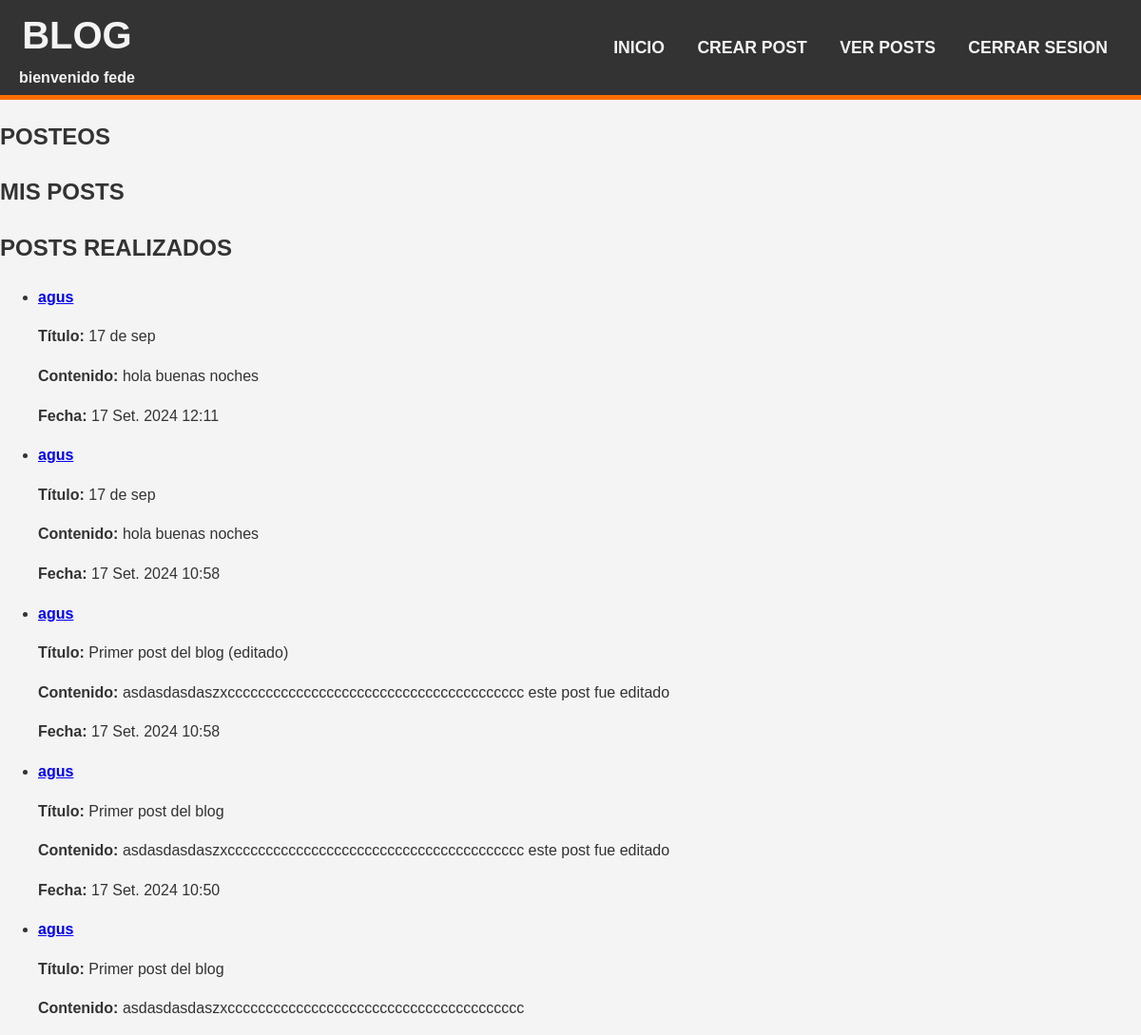
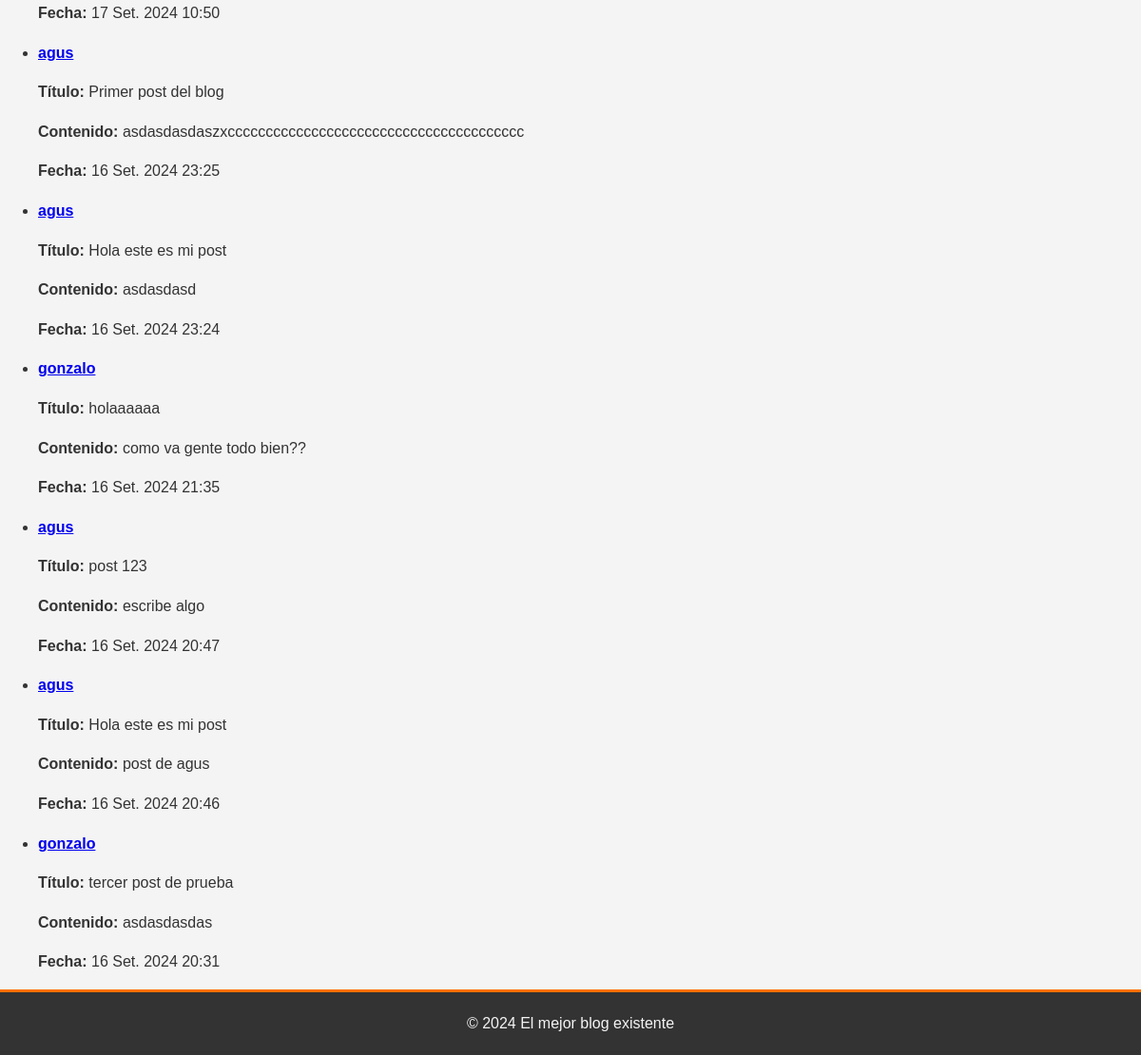
The app's page /posts/ (signed in) with its own data (2 pictures, top to bottom).
### post/models.py (models this page shows, shortened)
class Posteo(models.Model):
    titulo = models.CharField(max_length=120)
    contenido= models.TextField()
    Fecha_de_publicacion = models.DateTimeField(auto_now_add=True)
    author= models.ForeignKey(User, on_delete=models.CASCADE, related_name='post_manage')

### post/views.py (the view)
# urls.py: path('posts/',views.post_list, name='lista_posteos'),
@login_required
def post_list(request):
    posts = Posteo.objects.all().order_by('-Fecha_de_publicacion')  # Muestra los posts más recientes primero
    return render(request, 'posts.html', {'posts': posts})

### post/templates/posts.html (shortened to what this page needs)
{% extends 'base.html' %}
{% block content %}
<div class="centered-content">
    <h2>POSTEOS</h2>
</div>
    <div class="post-container">
        <div class="">
            <h2 class="centered-content">MIS POSTS</h2>
        </div>
        <div class="">
            <h2 class="centered-content">POSTS REALIZADOS</h2>
            <ul class="centered-content">
                {% for post in posts %}
                    {% if post.author != user %}
                        <li class="post-card">
                            <a href="{% url 'detalle_posteo' post.pk %}" class="post-link">
                            <strong class="user">{{post.author}}</strong><br></a>
                            <p><strong>Título:</strong> {{ post.titulo }}<br> </p>
                            <p><strong>Contenido:</strong> {{ post.contenido }}<br> </p>
                            <p><strong>Fecha:</strong> {{ post.Fecha_de_publicacion }}<br> </p>
                        </li>
                    {% endif %}
                {% empty %}
                        <p>Nadie ha creado posts :( </p>
                {% endfor %}
            </ul>
        </div>
    </div>
{% endblock %}

### post/templates/base.html (shortened to what this page needs)
<!DOCTYPE html>
<html lang="es">
<head>
    {% load static %}
    <link rel="stylesheet" href="{% static 'css/styles.css' %}">
    <link rel="stylesheet" href="{% static 'css/adicionales.css' %}">
</head>
<body>
    <header>
        <div class="header">
        <h1>BLOG</h1>
        <p><strong> bienvenido {{ user.username }}</strong> </p>
        </div>
        <nav>
            <ul>
                {% if user.is_authenticated %}
                <li><a href="{% url 'home' %}">INICIO</a> </li>
                <li><a href="{% url 'crear' %}">CREAR POST</a></li>
                <li><a href="{% url 'lista_posteos' %}">VER POSTS</a></li>
                <li><a href="{% url 'logout' %}">CERRAR SESION</a></li>
                {% else %}
                <li><a href="{% url 'login' %}">INICIAR SESION</a></li>
                <li><a href="{% url 'register' %}">REGISTRARSE </a></li>
                {% endif %}
            </ul>
        </nav>
    </header>
    <main>
        {% block content %}
        {% endblock %}
    </main>
    <footer>
       © 2024 El mejor blog existente
    </footer>
</body>
</html>

### post/static/css/styles.css (style rules this page uses)
:root { --color-naranja: #ff6f00; --color-gris: #333333; --color-claro: #f4f4f4; }
body { font-family: Arial, Helvetica, sans-serif; background-color: var(--color-claro); color: var(--color-gris); margin: 0; padding: 0; line-height: 1.6; min-height: 100vh; }
header { display: flex; align-items: center; justify-content: space-between; background-color: var(--color-gris); color: var(--color-claro); padding: 0 20px; text-align: center; border-bottom: 5px solid var(--color-naranja); height: 100px; }
header h1 { margin: 0 auto; text-align: center; font-size: 2.5em; flex-grow: 1; }
header p { margin: 0; text-align: center; color: var(--color-claro); }
nav ul { list-style-type: none; padding: 0; margin: 0; text-align: center; }
nav ul li { display: inline; margin: 0 15px; }
nav ul li a { color: var(--color-claro); text-decoration: none; font-weight: bold; font-size: 1.1em; transition: color 0.5s ease; }
footer { background-color: var(--color-gris); color: var(--color-claro); text-align: center; padding: 20px; border-top: 3px solid var(--color-naranja); }

### records on screen
Posteo: author "agus", titulo "17 de sep", contenido "hola buenas noches", Fecha_de_publicacion "17 Set. 2024 12:11"
Posteo: author "agus", titulo "17 de sep", contenido "hola buenas noches", Fecha_de_publicacion "17 Set. 2024 10:58"
Posteo: author "agus", titulo "Primer post del blog (editado)", contenido "asdasdasdaszxccccccccccccccccccccccccccccccccccccccc este post fue editado", Fecha_de_publicacion "17 Set. 2024 10:58"
Posteo: author "agus", titulo "Primer post del blog", contenido "asdasdasdaszxccccccccccccccccccccccccccccccccccccccc este post fue editado", Fecha_de_publicacion "17 Set. 2024 10:50"
Posteo: author "agus", titulo "Primer post del blog", contenido "asdasdasdaszxccccccccccccccccccccccccccccccccccccccc", Fecha_de_publicacion "17 Set. 2024 10:50"
Posteo: author "agus", titulo "Primer post del blog", contenido "asdasdasdaszxccccccccccccccccccccccccccccccccccccccc", Fecha_de_publicacion "16 Set. 2024 23:25"
Posteo: author "agus", titulo "Hola este es mi post", contenido "asdasdasd", Fecha_de_publicacion "16 Set. 2024 23:24"
Posteo: author "gonzalo", titulo "holaaaaaa", contenido "como va gente todo bien??", Fecha_de_publicacion "16 Set. 2024 21:35"
Posteo: author "agus", titulo "post 123", contenido "escribe algo", Fecha_de_publicacion "16 Set. 2024 20:47"
Posteo: author "agus", titulo "Hola este es mi post", contenido "post de agus", Fecha_de_publicacion "16 Set. 2024 20:46"
Posteo: author "gonzalo", titulo "tercer post de prueba", contenido "asdasdasdas", Fecha_de_publicacion "16 Set. 2024 20:31"

### other values on screen
{{ user.username }} "fede"
